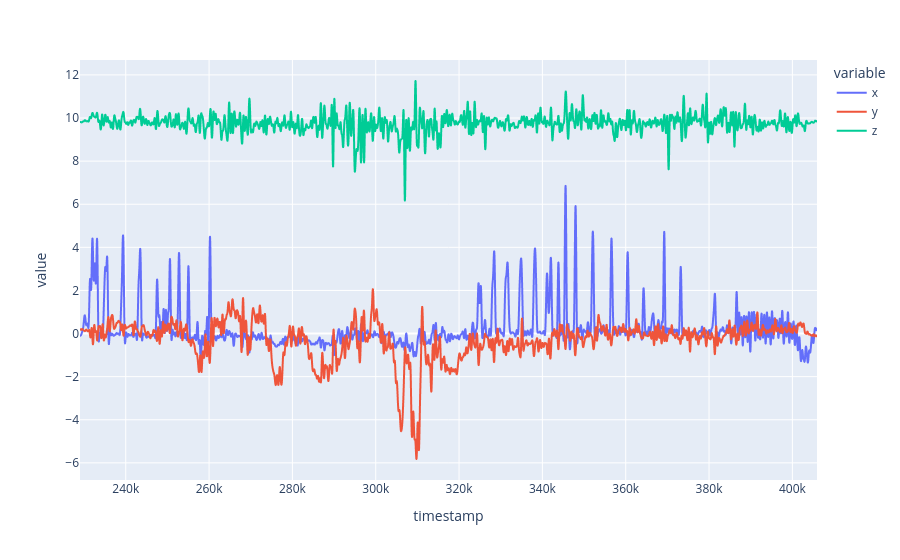

Notebook cell for this chart:
### Code cell
px.line(pd.DataFrame(np.vstack(vehicle_accel), columns=['timestamp', 'x', 'y', 'z']).set_index('timestamp'))

### Figure 1 — Plotly figure (JSON) as saved in the notebook; plotly's stock layout.template omitted (floating-point values rounded to 4 significant figures; data arrays with more than 128 entries replaced by an {"elided": "..."} marker saying what was removed)
{"data": [{"hovertemplate": "variable=x<br>timestamp=%{x}<br>value=%{y}<extra></extra>", "legendgroup": "x", "line": {"color": "#636efa", "dash": "solid"}, "marker": {"symbol": "circle"}, "mode": "lines", "name": "x", "showlegend": true, "type": "scattergl", "x": {"elided": "17763 float values"}, "xaxis": "x", "y": {"elided": "17763 float values"}, "yaxis": "y"}, {"hovertemplate": "variable=y<br>timestamp=%{x}<br>value=%{y}<extra></extra>", "legendgroup": "y", "line": {"color": "#EF553B", "dash": "solid"}, "marker": {"symbol": "circle"}, "mode": "lines", "name": "y", "showlegend": true, "type": "scattergl", "x": {"elided": "17763 float values"}, "xaxis": "x", "y": {"elided": "17763 float values"}, "yaxis": "y"}, {"hovertemplate": "variable=z<br>timestamp=%{x}<br>value=%{y}<extra></extra>", "legendgroup": "z", "line": {"color": "#00cc96", "dash": "solid"}, "marker": {"symbol": "circle"}, "mode": "lines", "name": "z", "showlegend": true, "type": "scattergl", "x": {"elided": "17763 float values"}, "xaxis": "x", "y": {"elided": "17763 float values"}, "yaxis": "y"}], "layout": {"legend": {"title": {"text": "variable"}, "tracegroupgap": 0}, "margin": {"t": 60}, "xaxis": {"anchor": "y", "domain": [0, 1], "title": {"text": "timestamp"}}, "yaxis": {"anchor": "x", "domain": [0, 1], "title": {"text": "value"}}}}
